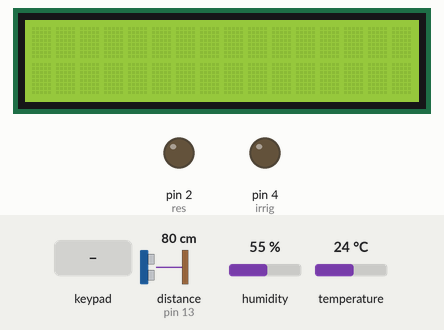
Recording of a sketch running on a simulated Arduino Uno, built with avr-gcc and run on an emulated ATmega328P. Shown: 16×2 character LCD, output pins drawn as LEDs (lit = HIGH). The inputs (shaded band) are chosen by the test bench; at power-on: distance to the obstacle (sensor on pin 13) 80 cm, humidity 55 %, temperature 24 °C. The echo pulse lasts 58.3 µs per cm; pins used as bus, display or sensor lines are not drawn; what the sketch prints to the serial monitor is not drawn.

Above: at 1.3 s.
1.4 s: key '#' pressed
2.9 s: keypad keys 1 2 3 4 pressed 0.4 s apart
At 4.9 s:
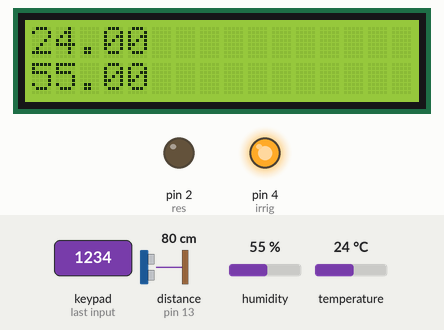
Timing chart, 0 to 6.4 s (numbered marks = the images above; inputs shaded):
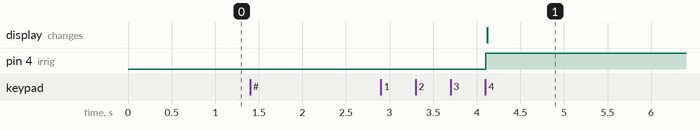

The sketch:

dht11_com_senha_e_ultrasonico.ino
```cpp
/*pedro vargas c h
   631M2
   escola tecnica estadual parobe
   08.05.2019
   estação meteorologica para hortaliças
   3.2.5
*/
//inicio do programa
//incluão de bibliotecas

#include<Arduino.h>
#include<Wire.h>
#include<LiquidCrystal_I2C.h>
#include<dht.h>
#include<Keypad.h>
#include<Ultrasonic.h>
//definir variaveis  e pinos
LiquidCrystal_I2C lcd(0x27, 16, 2); //configuração do lcd
dht DHT;
char password [4] = {'1', '2', '3', '4'};// senha correta
byte linhas[] = {10, 5, 6, 8};//pinagem das linhas
byte colunas[] = {9, 11, 7, 12};//pinagem das coluunas
int count = 0;
int entrada = 0;
int distancia;


char teclas[4][4] = {{'1', '2', '3', 'A'},
  {'4', '5', '6', 'B'},
  {'7', '8', '9', 'C'},
  {'*', '0', '#', 'D'}
};

Keypad keypad = Keypad( makeKeymap(teclas), linhas, colunas, 4, 4);//mapeamento das teclas

#define echoPin 13 // echo (recebe)
#define trigPin 3 // trig (envia)
#define res 2 // saida do rele da resistencia
#define irrig 4 // saido do rele da irrigação
//#define exaust 3 //saida do motor de exaustão
#define sensor A0 // sensor DHT

Ultrasonic ultrasonic(trigPin, echoPin);//inicalizando os pinos do sensor

//definição de variaveis

void printLcd();
//void exaustao();
void irrigacao();
void resistencia();
void key_init();
void code_entry_init();
void unlocked();
void hcsr04();

//configuração
void setup() {
  lcd.init();
  lcd.init();//inicia o lcd
  lcd.backlight();
  Serial.begin(9600);//iniica porta serial em 9600bps
  //  pinMode(exaust, OUTPUT); //define o pino do motor como saida
  pinMode(res, OUTPUT);
  pinMode(irrig, OUTPUT);
  pinMode(echoPin, INPUT);
  pinMode(trigPin, OUTPUT);
  key_init();
}
//função principalk
void loop() {
  int chk = DHT.read11(sensor);//le o DHT11 no seu pino
  char key = keypad.getKey(); //Obtém tecla pressionada
  if (key != NO_KEY) { //Se foi pressionada uma tecla:
    if (key == '#') {  //Se a tecla é '#'
      code_entry_init();  //Então espera que seja inserida uma senha

      while (count < 4 ) { //Conta 4 entradas/teclas

        char key = keypad.getKey(); //Obtém tecla pressionada

        if (key != NO_KEY) {  //Se foi pressionada uma tecla:
          entrada += 1;  //Faz entrada = entrada + 1

          if (key == password[count])count += 1;  //Se a tecla pressionada corresponde ao dígito
          //da senha correspondente, soma 1 no contador

          if ( count == 4 ) unlocked();  //Se contador chegou a 4 e com dígitos corretos,
          //desbloqueia sistema

          if ((key == '#') || (entrada == 4)) { //Se foi pressionada a tecla "#' ou foram feitas
            //4 entradas,
            key_init();   //Inicializa o sistema

            break;  //Para o sistema e espera por uma tecla
          }
        }
      }
    }
  }

}

void unlocked() {

  Serial.print("acesso liberado");
  //exaustao();
  irrigacao();
  resistencia();
  printLcd();
  hcsr04();
  delay(2);
}

void key_init () {
  Serial.println("aguardando... ");
  Serial.println();
  count = 0;       //Variável count é zero na inicialização
}

//Subrotina de Entrada da Senha
void code_entry_init() {
  Serial.println("Entre a Senha:"); //Emite mensagem

  count = 0; //Variável count é zero na entrada de senha
}
//rotina do exaustor
/* void exaustao() {
   if (DHT.humidity > 95) {
     digitalWrite(exaust, HIGH);
   }
   else {
     digitalWrite(exaust, LOW);
   }
  }*/

void irrigacao() {
  if (DHT.humidity < 90) {
    digitalWrite(irrig, HIGH);
  }
  if (DHT.humidity >= 95) {
    digitalWrite(irrig, LOW);
  }
}

void resistencia() {
  if (DHT.temperature < 20) {
    digitalWrite(res, HIGH);
  }
  if (DHT.temperature > 25) {
    digitalWrite(res, LOW);
  }
}

void printLcd() {
  lcd.setCursor(0, 0);
  lcd.print(DHT.temperature);
  lcd.setCursor(0, 1);
  lcd.print(DHT.humidity);
}


void hcsr04(){
  digitalWrite(trigPin, LOW);
  delayMicroseconds(2);
  digitalWrite(trigPin, HIGH);
  delayMicroseconds(10);
  digitalWrite(trigPin, LOW);
  //FUNÇÃO RANGING, FAZ A CONVERSÃO DO TEMPO DE
  //RESPOSTA DO ECHO EM CENTIMETROS, E ARMAZENA
  //NA VARIAVEL "distancia"
  distancia = (ultrasonic.Ranging(CM));//recebe o valor da distania media

  delay(500);

  if (distancia <= 10){


  }
  }
```

Measured:
- after the input at 1.4 s, every drawn part: stays the same
- after the input at 2.9 s, pin 4 (irrig): LOW → HIGH after 1.2 s; the display: changes after 1.2 s (image 1)
